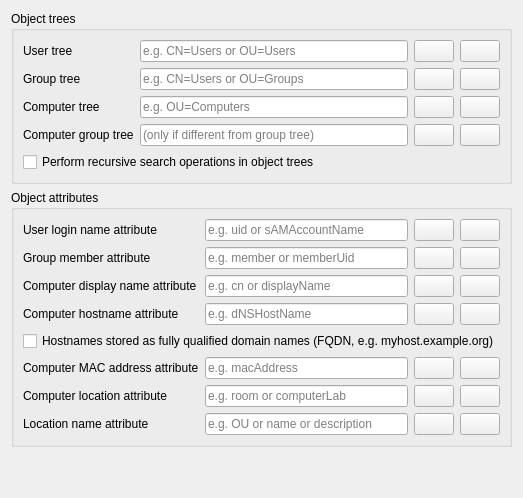
     <widget class="QWidget" name="environmentSettings">
      <attribute name="title">
       <string>Environment settings</string>
      </attribute>
      <layout class="QVBoxLayout" name="verticalLayout_6">
       <item>
        <widget class="QGroupBox" name="objectTrees">
         <property name="title">
          <string>Object trees</string>
         </property>
         <layout class="QGridLayout" name="gridLayout_21">
          <item row="3" column="1">
           <widget class="QLineEdit" name="computerGroupTree">
            <property name="placeholderText">
             <string>(only if different from group tree)</string>
            </property>
           </widget>
          </item>
          <item row="2" column="0">
           <widget class="QLabel" name="computerTreeLabel">
            <property name="text">
             <string>Computer tree</string>
            </property>
           </widget>
          </item>
          <item row="4" column="0" colspan="4">
           <widget class="QCheckBox" name="recursiveSearchOperations">
            <property name="text">
             <string>Perform recursive search operations in object trees</string>
            </property>
           </widget>
          </item>
          <item row="0" column="0">
           <widget class="QLabel" name="userTreeLabel">
            <property name="text">
             <string>User tree</string>
            </property>
           </widget>
          </item>
          <item row="2" column="1">
           <widget class="QLineEdit" name="computerTree">
            <property name="placeholderText">
             <string>e.g. OU=Computers</string>
            </property>
           </widget>
          </item>
          <item row="1" column="0">
           <widget class="QLabel" name="groupTreeLabel">
            <property name="text">
             <string>Group tree</string>
            </property>
           </widget>
          </item>
          <item row="3" column="0">
           <widget class="QLabel" name="computerGroupTreeLabel">
            <property name="text">
             <string>Computer group tree</string>
            </property>
           </widget>
          </item>
          <item row="0" column="1">
           <widget class="QLineEdit" name="userTree">
            <property name="placeholderText">
             <string>e.g. CN=Users or OU=Users</string>
            </property>
           </widget>
          </item>
          <item row="1" column="1">
           <widget class="QLineEdit" name="groupTree">
            <property name="placeholderText">
             <string>e.g. CN=Users or OU=Groups</string>
            </property>
           </widget>
          </item>
          <item row="0" column="2">
           <widget class="QPushButton" name="browseUserTree">
            <property name="icon">
             <iconset resource="../../../core/resources/core.qrc">
              <normaloff>:/core/edit-find.png</normaloff>:/core/edit-find.png</iconset>
            </property>
           </widget>
          </item>
          <item row="1" column="2">
           <widget class="QPushButton" name="browseGroupTree">
            <property name="icon">
             <iconset resource="../../../core/resources/core.qrc">
              <normaloff>:/core/edit-find.png</normaloff>:/core/edit-find.png</iconset>
            </property>
           </widget>
          </item>
          <item row="2" column="2">
           <widget class="QPushButton" name="browseComputerTree">
            <property name="icon">
             <iconset resource="../../../core/resources/core.qrc">
              <normaloff>:/core/edit-find.png</normaloff>:/core/edit-find.png</iconset>
            </property>
           </widget>
          </item>
          <item row="3" column="2">
           <widget class="QPushButton" name="browseComputerGroupTree">
            <property name="icon">
             <iconset resource="../../../core/resources/core.qrc">
              <normaloff>:/core/edit-find.png</normaloff>:/core/edit-find.png</iconset>
            </property>
           </widget>
          </item>
          <item row="0" column="3">
           <widget class="QPushButton" name="testUserTree">
            <property name="icon">
             <iconset resource="../../../core/resources/core.qrc">
              <normaloff>:/core/dialog-ok-apply.png</normaloff>:/core/dialog-ok-apply.png</iconset>
            </property>
           </widget>
          </item>
          <item row="1" column="3">
           <widget class="QPushButton" name="testGroupTree">
            <property name="icon">
             <iconset resource="../../../core/resources/core.qrc">
              <normaloff>:/core/dialog-ok-apply.png</normaloff>:/core/dialog-ok-apply.png</iconset>
            </property>
           </widget>
          </item>
          <item row="2" column="3">
           <widget class="QPushButton" name="testComputerTree">
            <property name="icon">
             <iconset resource="../../../core/resources/core.qrc">
              <normaloff>:/core/dialog-ok-apply.png</normaloff>:/core/dialog-ok-apply.png</iconset>
            </property>
           </widget>
          </item>
          <item row="3" column="3">
           <widget class="QPushButton" name="testComputerGroupTree">
            <property name="icon">
             <iconset resource="../../../core/resources/core.qrc">
              <normaloff>:/core/dialog-ok-apply.png</normaloff>:/core/dialog-ok-apply.png</iconset>
            </property>
           </widget>
          </item>
         </layout>
        </widget>
       </item>
       <item>
        <widget class="QGroupBox" name="objectAttributes">
         <property name="title">
          <string>Object attributes</string>
         </property>
         <layout class="QGridLayout" name="gridLayout_22">
          <item row="7" column="1">
           <widget class="QLineEdit" name="locationNameAttribute">
            <property name="placeholderText">
             <string>e.g. OU or name or description</string>
            </property>
           </widget>
          </item>
          <item row="4" column="0" colspan="4">
           <widget class="QCheckBox" name="computerHostNameAsFQDN">
            <property name="text">
             <string>Hostnames stored as fully qualified domain names (FQDN, e.g. myhost.example.org)</string>
            </property>
           </widget>
          </item>
          <item row="0" column="2">
           <widget class="QPushButton" name="browseUserLoginNameAttribute">
            <property name="icon">
             <iconset resource="../../../core/resources/core.qrc">
              <normaloff>:/core/edit-find.png</normaloff>:/core/edit-find.png</iconset>
            </property>
           </widget>
          </item>
          <item row="6" column="1">
           <widget class="QLineEdit" name="computerLocationAttribute">
            <property name="enabled">
             <bool>true</bool>
            </property>
            <property name="placeholderText">
             <string>e.g. room or computerLab</string>
            </property>
           </widget>
          </item>
          <item row="0" column="0">
           <widget class="QLabel" name="userLoginNameAttributeLabel">
            <property name="text">
             <string>User login name attribute</string>
            </property>
           </widget>
          </item>
          <item row="6" column="0">
           <widget class="QLabel" name="computerLocationAttributeLabel">
            <property name="text">
             <string>Computer location attribute</string>
            </property>
           </widget>
          </item>
          <item row="1" column="1">
           <widget class="QLineEdit" name="groupMemberAttribute">
            <property name="placeholderText">
             <string>e.g. member or memberUid</string>
            </property>
           </widget>
          </item>
          <item row="5" column="3">
           <widget class="QPushButton" name="testComputerMacAddressAttribute">
            <property name="icon">
             <iconset resource="../../../core/resources/core.qrc">
              <normaloff>:/core/dialog-ok-apply.png</normaloff>:/core/dialog-ok-apply.png</iconset>
            </property>
           </widget>
          </item>
          <item row="1" column="0">
           <widget class="QLabel" name="groupMemberAttributeLabel">
            <property name="text">
             <string>Group member attribute</string>
            </property>
           </widget>
          </item>
          <item row="0" column="3">
           <widget class="QPushButton" name="testUserLoginNameAttribute">
            <property name="icon">
             <iconset resource="../../../core/resources/core.qrc">
              <normaloff>:/core/dialog-ok-apply.png</normaloff>:/core/dialog-ok-apply.png</iconset>
            </property>
           </widget>
          </item>
          <item row="5" column="1">
           <widget class="QLineEdit" name="computerMacAddressAttribute">
            <property name="placeholderText">
             <string>e.g. macAddress</string>
            </property>
           </widget>
          </item>
          <item row="5" column="0">
           <widget class="QLabel" name="computerMacAddressAttributeLabel">
            <property name="text">
             <string>Computer MAC address attribute</string>
            </property>
           </widget>
          </item>
          <item row="3" column="1">
           <widget class="QLineEdit" name="computerHostNameAttribute">
            <property name="placeholderText">
             <string>e.g. dNSHostName</string>
            </property>
           </widget>
          </item>
          <item row="3" column="2">
           <widget class="QPushButton" name="browseComputerHostNameAttribute">
            <property name="icon">
             <iconset resource="../../../core/resources/core.qrc">
              <normaloff>:/core/edit-find.png</normaloff>:/core/edit-find.png</iconset>
            </property>
           </widget>
          </item>
          <item row="3" column="3">
           <widget class="QPushButton" name="testComputerHostNameAttribute">
            <property name="icon">
             <iconset resource="../../../core/resources/core.qrc">
              <normaloff>:/core/dialog-ok-apply.png</normaloff>:/core/dialog-ok-apply.png</iconset>
            </property>
           </widget>
          </item>
          <item row="6" column="2">
           <widget class="QPushButton" name="browseComputerLocationAttribute">
            <property name="enabled">
             <bool>true</bool>
            </property>
            <property name="icon">
             <iconset resource="../../../core/resources/core.qrc">
              <normaloff>:/core/edit-find.png</normaloff>:/core/edit-find.png</iconset>
            </property>
           </widget>
          </item>
          <item row="1" column="3">
           <widget class="QPushButton" name="testGroupMemberAttribute">
            <property name="icon">
             <iconset resource="../../../core/resources/core.qrc">
              <normaloff>:/core/dialog-ok-apply.png</normaloff>:/core/dialog-ok-apply.png</iconset>
            </property>
           </widget>
          </item>
          <item row="6" column="3">
           <widget class="QPushButton" name="testComputerLocationAttribute">
            <property name="enabled">
             <bool>true</bool>
            </property>
            <property name="icon">
             <iconset resource="../../../core/resources/core.qrc">
              <normaloff>:/core/dialog-ok-apply.png</normaloff>:/core/dialog-ok-apply.png</iconset>
            </property>
           </widget>
          </item>
          <item row="0" column="1">
           <widget class="QLineEdit" name="userLoginNameAttribute">
            <property name="placeholderText">
             <string>e.g. uid or sAMAccountName</string>
            </property>
           </widget>
          </item>
          <item row="2" column="0">
           <widget class="QLabel" name="computerDisplayNameAttributeLabel">
            <property name="text">
             <string>Computer display name attribute</string>
            </property>
           </widget>
          </item>
          <item row="3" column="0">
           <widget class="QLabel" name="computerHostNameAttributeLabel">
            <property name="text">
             <string>Computer hostname attribute</string>
            </property>
           </widget>
          </item>
          <item row="7" column="0">
           <widget class="QLabel" name="locationNameAttributeLabel">
            <property name="text">
             <string>Location name attribute</string>
            </property>
           </widget>
          </item>
          <item row="1" column="2">
           <widget class="QPushButton" name="browseGroupMemberAttribute">
            <property name="icon">
             <iconset resource="../../../core/resources/core.qrc">
              <normaloff>:/core/edit-find.png</normaloff>:/core/edit-find.png</iconset>
            </property>
           </widget>
          </item>
          <item row="7" column="2">
           <widget class="QPushButton" name="browseLocationNameAttribute">
            <property name="icon">
             <iconset resource="../../../core/resources/core.qrc">
              <normaloff>:/core/edit-find.png</normaloff>:/core/edit-find.png</iconset>
            </property>
           </widget>
          </item>
          <item row="5" column="2">
           <widget class="QPushButton" name="browseComputerMacAddressAttribute">
            <property name="icon">
             <iconset resource="../../../core/resources/core.qrc">
              <normaloff>:/core/edit-find.png</normaloff>:/core/edit-find.png</iconset>
            </property>
           </widget>
          </item>
          <item row="7" column="3">
           <widget class="QPushButton" name="testLocationNameAttribute">
            <property name="icon">
             <iconset resource="../../../core/resources/core.qrc">
              <normaloff>:/core/dialog-ok-apply.png</normaloff>:/core/dialog-ok-apply.png</iconset>
            </property>
           </widget>
          </item>
          <item row="2" column="1">
           <widget class="QLineEdit" name="computerDisplayNameAttribute">
            <property name="placeholderText">
             <string>e.g. cn or displayName</string>
            </property>
           </widget>
          </item>
          <item row="2" column="2">
           <widget class="QPushButton" name="browseComputerDisplayNameAttribute">
            <property name="icon">
             <iconset resource="../../../core/resources/core.qrc">
              <normaloff>:/core/edit-find.png</normaloff>:/core/edit-find.png</iconset>
            </property>
           </widget>
          </item>
          <item row="2" column="3">
           <widget class="QPushButton" name="testComputerDisplayNameAttribute">
            <property name="icon">
             <iconset resource="../../../core/resources/core.qrc">
              <normaloff>:/core/dialog-ok-apply.png</normaloff>:/core/dialog-ok-apply.png</iconset>
            </property>
           </widget>
          </item>
         </layout>
        </widget>
       </item>
       <item>
        <spacer name="verticalSpacer_2">
         <property name="orientation">
          <enum>Qt::Vertical</enum>
         </property>
         <property name="sizeHint" stdset="0">
          <size>
           <width>20</width>
           <height>40</height>
          </size>
         </property>
        </spacer>
       </item>
      </layout>
     </widget>
